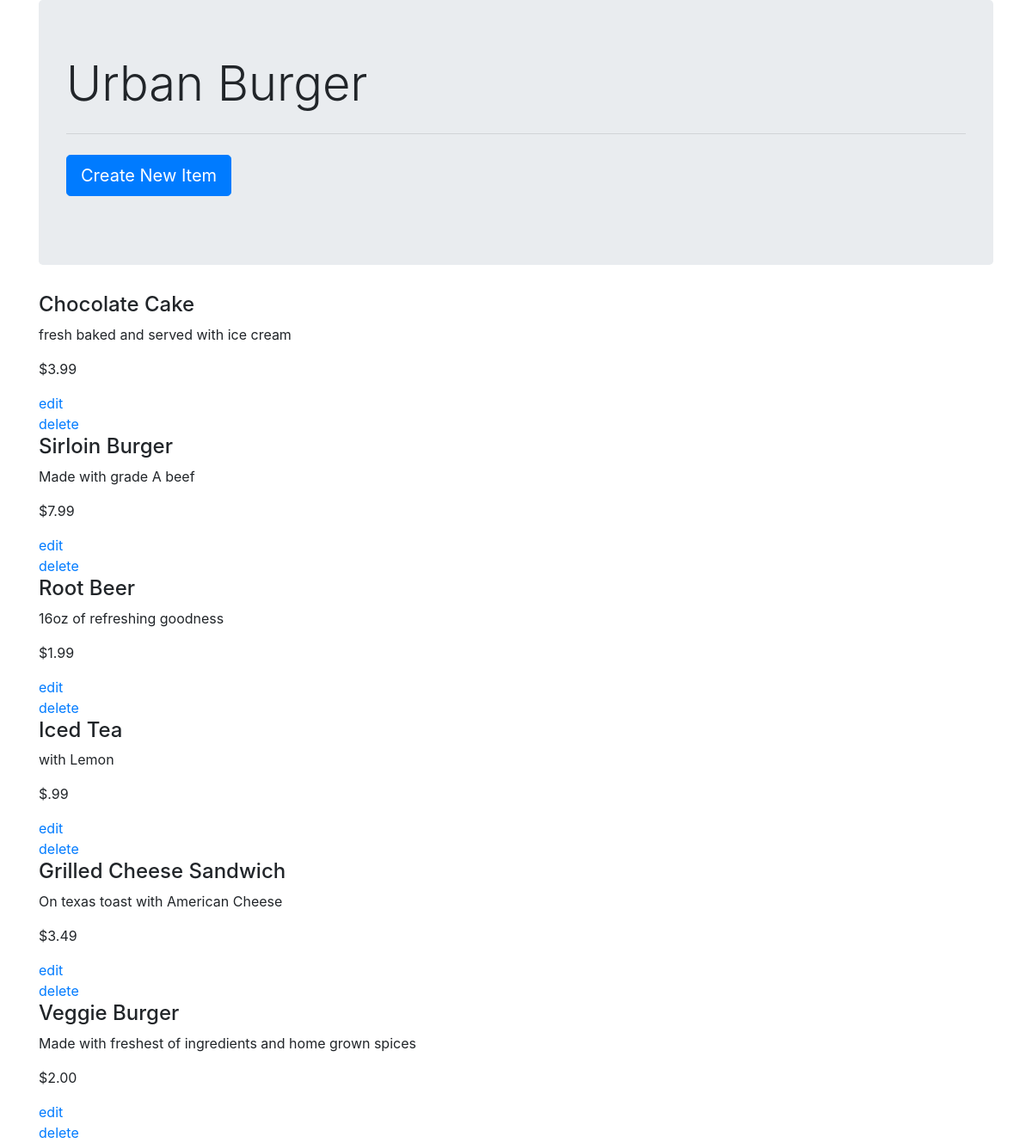
The page /restaurant/2/ on the database its author committed.
### database_setup.py (models this page shows, shortened)
class Restaurant(Base):
    __tablename__ = 'restaurant'
    id = Column(Integer, primary_key=True)
    name = Column(String(250), nullable=False)

class MenuItem(Base):
    __tablename__ = 'menu_item'
    name = Column(String(80), nullable=False)
    id = Column(Integer, primary_key=True)
    description = Column(String(250))
    price = Column(String(8))
    course = Column(String(250))
    restaurant_id = Column(Integer, ForeignKey('restaurant.id'))
    restaurant = relationship(Restaurant)

### project.py (the view)
@app.route('/')
@app.route('/restaurant/<int:restaurant_id>/')
def restaurantMenu(restaurant_id):
    restaurant = session.query(Restaurant).filter_by(id=restaurant_id).one()
    items = session.query(MenuItem).filter_by(restaurant_id=restaurant.id)
    return render_template('menu.html', restaurant=restaurant, items=items)

### templates/menu.html (shortened to what this page needs)
<!doctype html>
<html lang="en">
<head>
    <link rel="stylesheet" href="https://maxcdn.bootstrapcdn.com/bootstrap/4.0.0/css/bootstrap.min.css"
>
</head>
<body>
    <div class="container">
        <div class="jumbotron">
            <h1 class="display-4">{{restaurant.name}}</h1>
            <hr class="my-4">
            <p class="lead">
                <a class="btn btn-primary btn-lg" href="{{url_for('newMenuItem',restaurant_id=restaurant.id)}}" role="button">Create New Item</a>
            </p>
        </div>
        {% for item in items %}
        <div>
            <h4>{{item.name}}</h4>
            <p>{{item.description}}</p>
            <p>{{item.price}}</p>
            <a href="{{url_for('editMenuItem',
                        restaurant_id=restaurant.id,menu_id=item.id)}}">edit</a>
            <br>
            <a href="{{url_for('deleteMenuItem',
                        restaurant_id=restaurant.id, menu_id=item.id)}}">delete</a>
        </div>
        {% endfor %}
    </div>
</body>
</html>

### rows shown on the page
Restaurant: name "Urban Burger"
MenuItem: name "Chocolate Cake", description "fresh baked and served with ice cream", price "$3.99"
MenuItem: name "Sirloin Burger", description "Made with grade A beef", price "$7.99"
MenuItem: name "Root Beer", description "16oz of refreshing goodness", price "$1.99"
MenuItem: name "Iced Tea", description "with Lemon", price "$.99"
MenuItem: name "Grilled Cheese Sandwich", description "On texas toast with American Cheese", price "$3.49"
MenuItem: name "Veggie Burger", description "Made with freshest of ingredients and home grown spices", price "$2.00"
